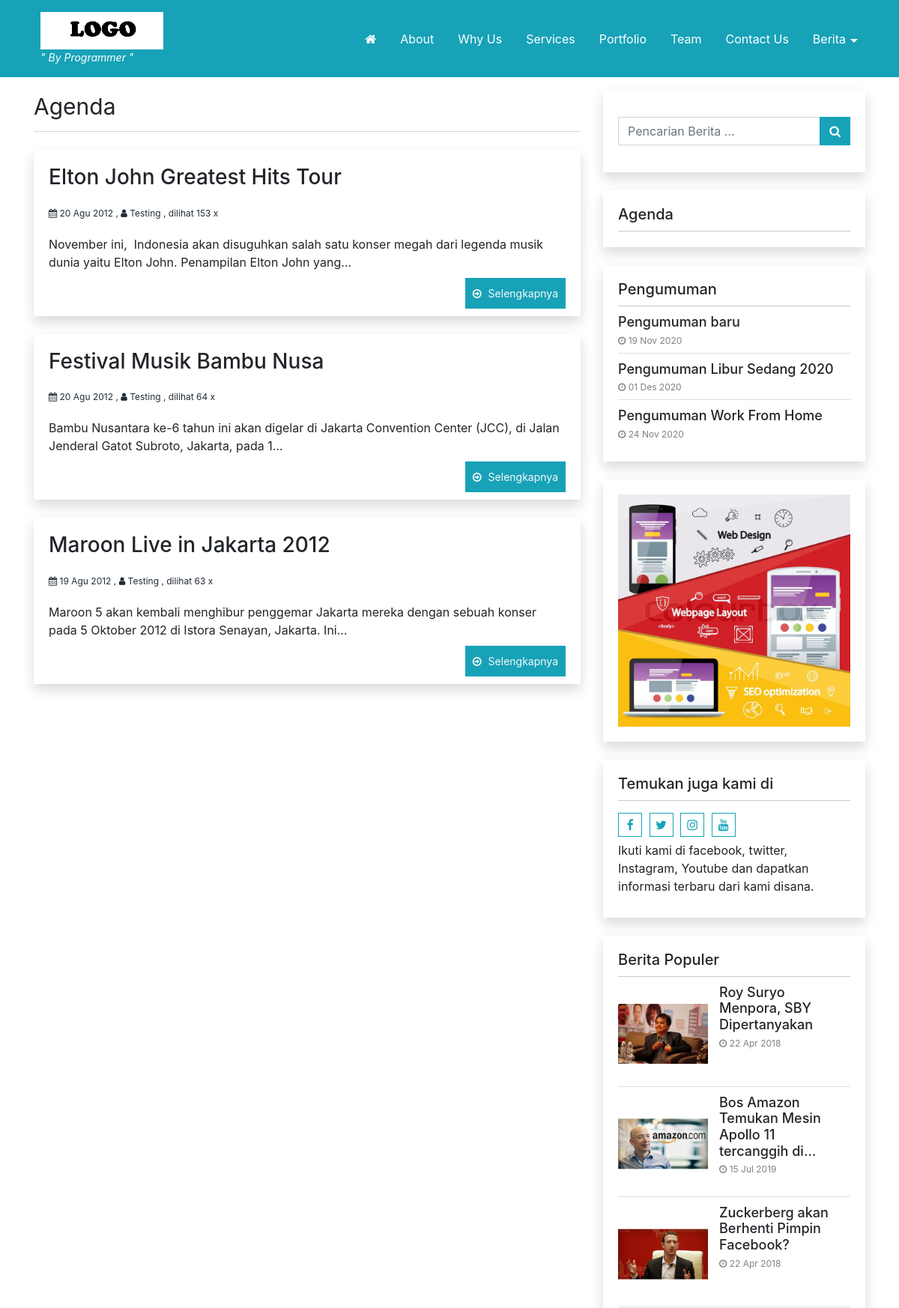
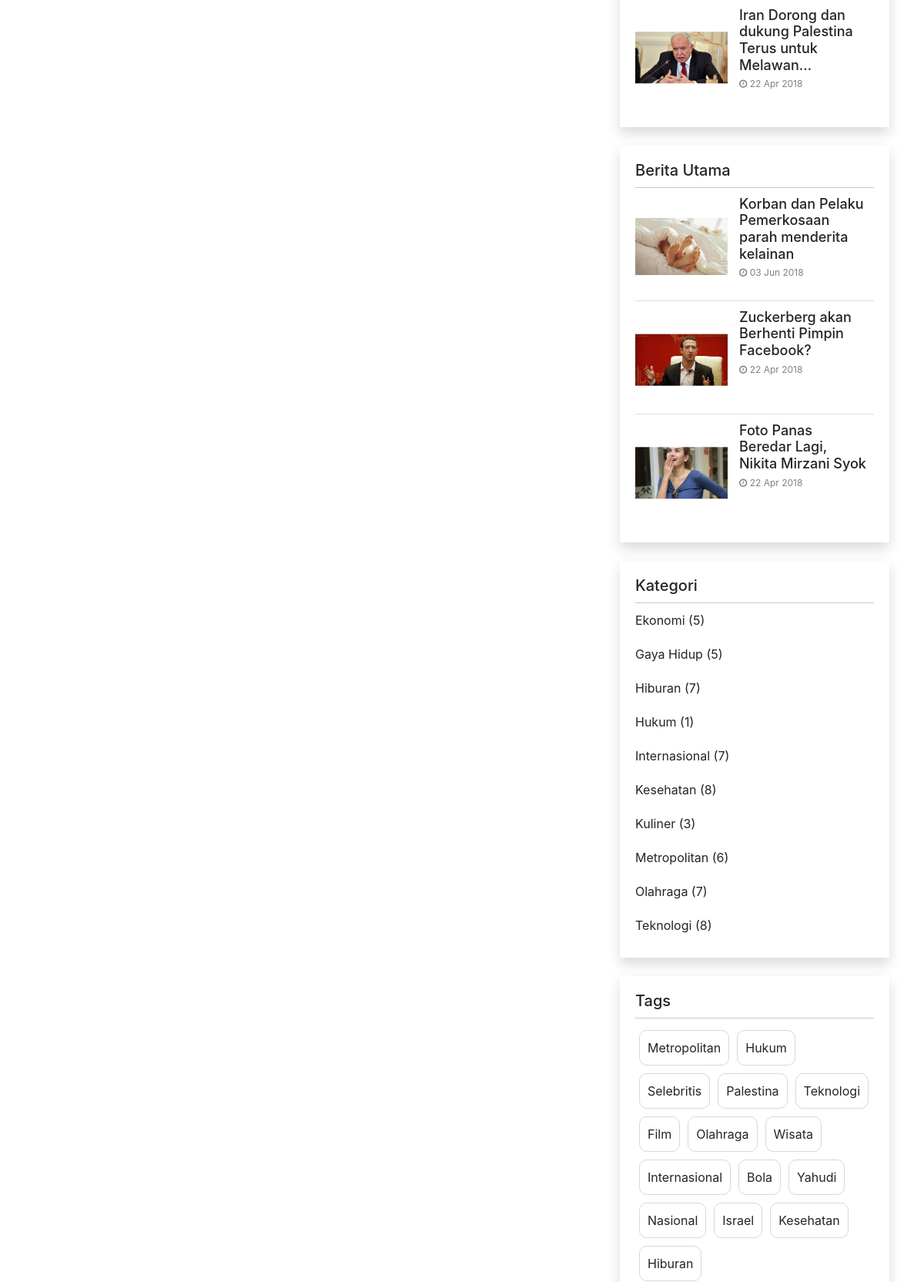
The page /index.php/agenda (upper part) on the database its author committed (2 pictures, top to bottom).
### tables this page shows
CREATE TABLE `logo` (
  `id_logo` int(5) NOT NULL,
  `gambar` varchar(100) NOT NULL
);

CREATE TABLE `tbl_nicepage` (
  `id` int(5) NOT NULL,
  `key` varchar(255) DEFAULT NULL,
  `value` text
);

CREATE TABLE `agenda` (
  `id_agenda` int(5) NOT NULL,
  `tema` varchar(100) NOT NULL,
  `tema_seo` varchar(100) NOT NULL,
  `isi_agenda` text NOT NULL,
  `tempat` varchar(100) NOT NULL,
  `pengirim` varchar(100) NOT NULL,
  `gambar` varchar(100) NOT NULL,
  `tgl_mulai` date NOT NULL,
  `tgl_selesai` date NOT NULL,
  `tgl_posting` date NOT NULL,
  `jam` varchar(50) NOT NULL,
  `dibaca` int(5) NOT NULL DEFAULT '1',
  `username` varchar(50) NOT NULL
);

CREATE TABLE `users` (
  `username` varchar(50) NOT NULL,
  `password` varchar(255) NOT NULL,
  `nama_lengkap` varchar(100) NOT NULL,
  `email` varchar(100) NOT NULL,
  `no_telp` varchar(20) NOT NULL,
  `foto` varchar(100) NOT NULL,
  `level` varchar(20) NOT NULL DEFAULT 'user',
  `blokir` enum('Y','N') NOT NULL DEFAULT 'N',
  `id_session` varchar(255) NOT NULL
);

CREATE TABLE `tbl_nicepage_pengumuman` (
  `username` varchar(50) DEFAULT NULL,
  `id_pengumuman` int(5) NOT NULL,
  `judul_seo` varchar(255) DEFAULT NULL,
  `judul` varchar(255) DEFAULT NULL,
  `gambar` varchar(255) DEFAULT NULL,
  `deskripsi` text,
  `dibaca` int(10) DEFAULT NULL,
  `tanggal` date DEFAULT NULL
);

CREATE TABLE `pasangiklan` (
  `id_pasangiklan` int(5) NOT NULL,
  `judul` varchar(100) NOT NULL,
  `username` varchar(50) NOT NULL,
  `url` varchar(100) NOT NULL,
  `source` text NOT NULL,
  `gambar` varchar(100) NOT NULL,
  `tgl_posting` date NOT NULL
);

CREATE TABLE `identitas` (
  `id_identitas` int(5) NOT NULL,
  `nama_website` varchar(100) NOT NULL,
  `email` varchar(100) NOT NULL,
  `url` varchar(100) NOT NULL,
  `facebook` text NOT NULL,
  `rekening` varchar(100) NOT NULL,
  `no_telp` varchar(20) NOT NULL,
  `meta_deskripsi` varchar(250) NOT NULL,
  `meta_keyword` varchar(250) NOT NULL,
  `favicon` varchar(50) NOT NULL,
  `maps` text NOT NULL
);

CREATE TABLE `berita` (
  `id_berita` int(5) NOT NULL,
  `id_kategori` int(5) NOT NULL,
  `username` varchar(30) NOT NULL,
  `judul` varchar(100) NOT NULL,
  `sub_judul` varchar(255) NOT NULL,
  `youtube` varchar(100) NOT NULL,
  `judul_seo` text NOT NULL,
  `headline` enum('Y','N') NOT NULL DEFAULT 'Y',
  `aktif` enum('Y','N') NOT NULL DEFAULT 'N',
  `utama` enum('Y','N') NOT NULL DEFAULT 'Y',
  `isi_berita` longtext NOT NULL,
  `keterangan_gambar` text NOT NULL,
  `hari` varchar(20) NOT NULL,
  `tanggal` date NOT NULL,
  `jam` time NOT NULL,
  `gambar` varchar(100) NOT NULL,
  `dibaca` int(5) NOT NULL DEFAULT '1',
  `tag` varchar(100) NOT NULL,
  `status` enum('Y','N') NOT NULL DEFAULT 'Y'
);

CREATE TABLE `tag` (
  `id_tag` int(5) NOT NULL,
  `nama_tag` varchar(100) NOT NULL,
  `username` varchar(50) NOT NULL,
  `tag_seo` varchar(100) NOT NULL,
  `count` int(5) NOT NULL
);

### application/views/nicepage/widgets/widget_berita_tag.php (the view)
<div class="widget widget-tagcloud card mb-4">
		<?php
			if( isset($widget_setting['judul']) ) {
				if( !empty(trim($widget_setting['judul']))) {
					?>
					<h5 class="card-header">
						<?php echo $widget_setting['judul'];?>
					</h5>
					<?php
				}
			}
		?>
  <div class="tagcloud">
  	<?php
		$tag = $this->model_utama->view_ordering_limit('tag','id_tag','RANDOM',0,50);
  		foreach ($tag->result_array() as $row) {
			?>
			<a href="<?php echo base_url()."tag/detail/".$row['tag_seo'];?>">
				<?php echo $row['nama_tag'];?>
			</a>
			<?php
		}
	?></div>
</div>

### application/views/nicepage/agenda.php (shortened to what the rows shown need)
<?php
$get_section_agenda    = $this->model_utama->view_where('tbl_nicepage',array('key' => 'section_agenda'))->row_array();
if(isset($get_section_agenda['value'])){
	if(!empty($get_section_agenda['value'])){
		$section_agenda = json_decode($get_section_agenda['value'],true);
	}
}
?>
<div class="row">
	<?php
	  foreach ($agenda->result_array() as $r) {
		  $tgl_posting = tgl_indo($r['tgl_posting']);
		  $baca = $r['dibaca']+1;
		  $judul = $r['tema'];
		  $isi = word_limiter(strip_tags($r['isi_agenda']),20);
		  $user =  $this->model_utama->view_where('users',array('username' => $r['username'] ))->row_array();
		  ?>
			<div class="col-md-12 mb-4">
			  <div class="agenda card shadow h-100">
		  			<div class="row">
						<div class="col-md-<?php echo ($section_agenda['gambar_halaman'] == '1') ? '8' : '12';?>">
							<div class="card card-content">
								<div class="card-body">
									<a href="<?php echo base_url()."agenda/detail/".$r['tema_seo'];?>">
										<h3 class="card-title"><?php echo $judul;?></h3>
									</a>
									<div class="post-meta">
										<i class="fa fa-calendar"></i> <?php echo  $tgl_posting; ?> ,
										<?php if(!empty( $user['nama_lengkap'])) {?>
											<i class="fa fa-user"></i> <?php echo $user['nama_lengkap']; ?> ,
										<?php } ?>
										dilihat <?php echo $baca;?> x
									</div>
									<div class="card-text">
										<?php echo $isi;  ?>
									</div>
									<a href="<?php echo base_url()."agenda/detail/".$r['tema_seo'];?>" class="read-more">
										Selengkapnya
									</a>
								</div>
							</div>
						</div>
					</div>
				</div>
			</div>
		  <?php
	  }
?>
</div>

### application/views/nicepage/partials/header.php (shortened to what the rows shown need)
<nav class="main-menu-container navbar navbar-dark fixed-top  py-2 py-lg-3">
	<div class="container ml-5 pl-4 ml-lg-auto pl-lg-auto">
		<?php
			$base_path = FCPATH;
			$id_website = $this->model_utama->view('identitas')->row_array();
			$logo_website = $this->model_utama->view('logo')->row_array();
		?>
		<a class="navbar-brand float-left" href="<?php echo base_url();?>">
			<?php
				if ( $logo_website['gambar'] !== '' &&  file_exists( $base_path ."asset/logo/".$logo_website['gambar'] ) ){
					$img_src = base_url() ."asset/logo/".$logo_website['gambar'] ;
					?>
						<div class="logo-header">
							<img  src="<?php echo $img_src ;?>" alt="<?php echo $id_website['nama_website']; ?>">
						</div>
					<?php
				} else {
					?>
					<?php echo $id_website['nama_website']; ?>
					<?php
				}
			?>
			<?php
			if( isset($tagline['header']) && isset($tagline['text'])) {
				if(!empty($tagline['text'] && $tagline['header'] ==  '1') ){
					?>
					<div class="tagline-header d-lg-block d-none">" <?php echo $tagline['text'];?> "</div>
					<?php
				}
			}?>
		</a>
	</div>
</nav>

### application/views/nicepage/partials/sidebar.php
<div class="sidebar">
<?php
$get_setting_sidebar    = $this->model_utama->view_where('tbl_nicepage',array('key' => 'setting_sidebar'))->row_array();
$sidebar = array();
if(isset($get_setting_sidebar['value'])) {
	if(!empty($get_setting_sidebar['value'])){
		$setting_sidebar = json_decode($get_setting_sidebar['value'],true);
		if(!empty($setting_sidebar)) {
			$number = 0;
			foreach($setting_sidebar as $i => $widget_id){
				$id = key($widget_id);
				$sidebar[$number]['widget_id'] = $id;
				$sidebar[$number]['widget_setting'] = $widget_id[$id];
				$number++;
			}
		}
	}
}
foreach($sidebar as $i => $item) {
	$file_sidebar = VIEWPATH . template().'/widgets/' . $item['widget_id'] . '.php';
	if( file_exists($file_sidebar)) {
		$widget_setting = $item['widget_setting'];
		include $file_sidebar;
	}
}
?>
</div>

### application/views/nicepage/widgets/widget_pengumuman.php (shortened to what the rows shown need)
<div class="widget card mb-4 widget-pengumuman ">
		<?php
			$jumlah_pengumuman = 0;
			if( isset($widget_setting['judul']) ) {
				if( !empty(trim($widget_setting['judul']))) {
					?>
					<h5 class="card-header">
						<?php echo $widget_setting['judul'];?>
					</h5>
					<?php
				}
			}
			if( isset($widget_setting['jumlah']) ) {
				$jumlah_pengumuman = (int) $widget_setting['jumlah'];
			}
			$tampilkan_gambar =  1;
			if( isset($widget_setting['tampilkan_gambar']) ) {
				$tampilkan_gambar = (int) $widget_setting['tampilkan_gambar'];
			}
		?>
	<div class="card-body">
		<ul>
			<?php
				$pengumuman = $this->db->query("
					SELECT
						*
					FROM
						tbl_nicepage_pengumuman
					ORDER BY
						id_pengumuman DESC
					LIMIT 0,".$jumlah_pengumuman
				)->result_array();
				foreach ($pengumuman as $item) {
					?>
					<li class="list-post">
						<div class="post-content"
							<?php if($tampilkan_gambar == 0) { ?>
								style="min-height: auto;padding: 0;"
							<?php } ?>
							>
							<a href="<?php echo base_url('pengumuman/detail/'.$item['judul_seo']);?>" >
								<h5 class="post-header">
									<?php echo $item['judul'];?>
								</h5>
							</a>
								<div class="post-meta">
									<i class="fa fa-clock-o"></i> <?php echo tgl_indo($item['tanggal']);?>
								</div>
						</div>
					</li>
					<?php
				}
			?>
		</ul>
    </div>
</div>

### application/views/nicepage/widgets/widget_iklan_sidebar.php (shortened to what the rows shown need)
<div class="widget card mb-4 widget-iklan-sidebar">
			<?php
	$iklan_sidebar = 0;
	if( isset($widget_setting['iklan_sidebar']) ) {
		$iklan_sidebar = (int) $widget_setting['iklan_sidebar'];
	}
?>
<?php
  	$pasang_iklan_sidebar = $this->db->query("SELECT * FROM pasangiklan WHERE id_pasangiklan ='". $iklan_sidebar."'");
	foreach ($pasang_iklan_sidebar->result_array() as $iklan){
		if ($iklan['gambar'] != ''){
			?>
			<a href="<?php echo $iklan['url'];?>"
				target='_blank'>
				<img style='width:100%'
					src="<?php echo base_url()."asset/foto_pasangiklan/".$iklan['gambar'];?>"
					alt="<?php echo $iklan['judul'];?>" />
			</a>
			<?php
		}
	 }
?>
</div>

### application/views/nicepage/widgets/widget_social.php
<div class="widget card mb-4 widget-social">
	<?php
		if( isset($widget_setting['judul']) ) {
			if( !empty(trim($widget_setting['judul']))) {
				?>
				<h5 class="card-header">
					<?php echo $widget_setting['judul'];?>
				</h5>
				<?php
			}
		}
	?>
	<div class="social-bar">
		<?php
			$sosmed = $this->model_utama->view('identitas')->row_array();
			$pecahd = explode(",", $sosmed['facebook']);
		?>
		<a target="_BLANK" href="<?php echo $pecahd[0]; ?>" class="social-icon"><i class="fa fa-facebook" aria-hidden="true"></i></a>
		<a target="_BLANK" href="<?php echo $pecahd[1]; ?>" class="social-icon"><i class="fa fa-twitter" aria-hidden="true"></i></a>
		<a target="_BLANK" href="<?php echo $pecahd[2]; ?>" class="social-icon"><i class="fa fa-instagram" aria-hidden="true"></i></a>
		<a target="_BLANK" href="<?php echo $pecahd[3]; ?>" class="social-icon"><i class="fa fa-youtube" aria-hidden="true"></i></a>
		<?php
			if( isset($widget_setting['teks']) ) {
				if( !empty(trim($widget_setting['teks']))) {
					?>
					<div class="social-text"><?php echo $widget_setting['teks'];?></div>
					<?php
				}
			}
		?>
	</div>
</div>

### application/views/nicepage/widgets/widget_berita_populer.php (shortened to what the rows shown need)
<div class="widget card mb-4 posts-widget">
	<?php
		$jumlah_berita = 0;
		if( isset($widget_setting['judul']) ) {
			if( !empty(trim($widget_setting['judul']))) {
				?>
				<h5 class="card-header">
					<?php echo $widget_setting['judul'];?>
				</h5>
				<?php
			}
		}
		if( isset($widget_setting['jumlah']) ) {
			$jumlah_berita = (int) $widget_setting['jumlah'];
		}
	?>
	<div class="card-body">
		<ul>
			<?php
				$populer = $this->model_utama->view_join_two(
					'berita',
					'users',
					'kategori',
					'username',
					'id_kategori',
					array('berita.status' => 'Y'),
					'dibaca','DESC',0, $jumlah_berita
				);
				foreach ($populer->result_array() as $berita) {
				$img_src= base_url().'asset/foto_berita/small_no-image.jpg';
				if ($berita['gambar'] !==''){
					$img_src =base_url().'asset/foto_berita/'.$berita['gambar'];
				}
				$img_size = getimagesize($img_src);
				$class_image= ($img_size[0] > $img_size[1]) ? 'landscape':'portrait';
				?>
					<li class="list-post">
						<a href="<?php echo base_url().$berita['judul_seo'];?>">
							<div class="post-img-container">
								<div class="thumbnail">
									<div class="center">
										<img class="<?php echo $class_image;?>" src="<?php echo $img_src;?>" title="image" />
									</div>
								</div>
							</div>
						</a>
						<div class="post-content">
							<a href="<?php echo base_url().$berita['judul_seo'];?>" >
								<h5 class="post-header">
									<?php echo word_limiter( strip_tags($berita['judul']),8);?>
								</h5>
							</a>
							<div class="post-meta">
								<i class="fa fa-clock-o"></i> <?php echo tgl_indo($berita['tanggal']);?>
							</div>
						</div>
					</li>
					<?php
				}
			?>
		</ul>
	</div>
</div>

### application/views/nicepage/widgets/widget_berita_pilihan.php (shortened to what the rows shown need)
<div class="widget card mb-4 posts-widget">
		<?php
			$jumlah_berita = 0;
			if( isset($widget_setting['judul']) ) {
				if( !empty(trim($widget_setting['judul']))) {
					?>
					<h5 class="card-header">
						<?php echo $widget_setting['judul'];?>
					</h5>
					<?php
				}
			}
			$filter_berita = array();
			if( isset($widget_setting['group']) ) {
				$group_berita =  $widget_setting['group'];
				if(!empty(trim($group_berita))) {
					switch ($group_berita) {
						case 'utama':
							$filter_berita = array('berita.utama' => 'Y');
							break;
					}
				}
			}
			if( isset($widget_setting['jumlah']) ) {
				$jumlah_berita = (int) $widget_setting['jumlah'];
			}
		?>
	<div class="card-body">
		<ul>
				<?php
					$filter_berita = array_merge($filter_berita,array(
						'berita.status' => 'Y'
					));
					$berita_pilihan = $this->model_utama->view_join_two(
							'berita',
							'users',
							'kategori',
							'username',
							'id_kategori',
							$filter_berita,
							'tanggal','DESC',0,$jumlah_berita);
					foreach ($berita_pilihan->result_array() as $i => $berita) {
					$img_src= base_url().'asset/foto_berita/small_no-image.jpg';
					if ($berita['gambar'] !==''){
						$img_src =base_url().'asset/foto_berita/'.$berita['gambar'];
					}
					$img_size = getimagesize($img_src);
					$class_image= ($img_size[0] > $img_size[1]) ? 'landscape':'portrait';
					?>
					<li class="list-post">
							<a href="<?php echo base_url().$berita['judul_seo'];?>">
								<div class="post-img-container">
									<div class="thumbnail">
										<div class="center">
											<img class="<?php echo $class_image;?>" src="<?php echo $img_src;?>" title="image" />
										</div>
									</div>
								</div>
							</a>
							<div class="post-content">
								<a href="<?php echo base_url().$berita['judul_seo'];?>" >
									<h5 class="post-header">
										<?php echo word_limiter( strip_tags($berita['judul']),8);?>
									</h5>
								</a>
								<div class="post-meta">
									<i class="fa fa-clock-o"></i> <?php echo tgl_indo($berita['tanggal']);?>
								</div>
							</div>
					</li>
					<?php
					}
				?>
		</ul>
	</div>
</div>

### rows shown on the page
logo: gambar (picture)
tbl_nicepage: value "By Programmer"
agenda: tema "Elton John Greatest Hits Tour", tgl_posting "20 Agu 2012", users.nama_lengkap "Testing", dibaca "153", isi_agenda "November ini, Indonesia akan disuguhkan salah satu konser megah dari legenda musik dunia yaitu Elton John. Penampilan Elton John yang…"
agenda: tema "Festival Musik Bambu Nusa", tgl_posting "20 Agu 2012", users.nama_lengkap "Testing", dibaca "64", isi_agenda "Bambu Nusantara ke-6 tahun ini akan digelar di Jakarta Convention Center (JCC), di Jalan Jenderal Gatot Subroto, Jakarta, pada 1…"
agenda: tema "Maroon Live in Jakarta 2012", tgl_posting "19 Agu 2012", users.nama_lengkap "Testing", dibaca "63", isi_agenda "Maroon 5 akan kembali menghibur penggemar Jakarta mereka dengan sebuah konser pada 5 Oktober 2012 di Istora Senayan, Jakarta. Ini…"
tbl_nicepage_pengumuman: judul "Pengumuman baru", tanggal "19 Nov 2020"
tbl_nicepage_pengumuman: judul "Pengumuman Libur Sedang 2020", tanggal "01 Des 2020"
tbl_nicepage_pengumuman: judul "Pengumuman Work From Home", tanggal "24 Nov 2020"
pasangiklan: gambar (picture)
identitas: judul "Temukan juga kami di", teks "Ikuti kami di facebook, twitter, Instagram, Youtube dan dapatkan informasi terbaru dari kami disana."
berita: gambar (picture), judul "Roy Suryo Menpora, SBY Dipertanyakan", tanggal "22 Apr 2018"
berita: gambar (picture), judul "Bos Amazon Temukan Mesin Apollo 11 tercanggih di…", tanggal "15 Jul 2019"
berita: gambar (picture), judul "Zuckerberg akan Berhenti Pimpin Facebook?", tanggal "22 Apr 2018"
berita: gambar (picture), judul "Iran Dorong dan dukung Palestina Terus untuk Melawan…", tanggal "22 Apr 2018"
berita: gambar (picture), judul "Korban dan Pelaku Pemerkosaan parah menderita kelainan", tanggal "03 Jun 2018"
berita: gambar (picture), judul "Foto Panas Beredar Lagi, Nikita Mirzani Syok", tanggal "22 Apr 2018"
tag: nama_tag "Metropolitan"
tag: nama_tag "Hukum"
tag: nama_tag "Selebritis"
tag: nama_tag "Palestina"
tag: nama_tag "Teknologi"
tag: nama_tag "Film"
tag: nama_tag "Olahraga"
tag: nama_tag "Wisata"
tag: nama_tag "Internasional"
tag: nama_tag "Bola"
tag: nama_tag "Yahudi"
tag: nama_tag "Nasional"
tag: nama_tag "Israel"
tag: nama_tag "Kesehatan"
tag: nama_tag "Hiburan"

### other values the page prints
$widget_setting['judul'] "Agenda"
$widget_setting['judul'] "Pengumuman"
$widget_setting['judul'] "Berita Populer"
$widget_setting['judul'] "Berita Utama"
$widget_setting['judul'] "Kategori"
$item_kategori['nama_kategori'] "Ekonomi"
$item_kategori['jml_berita'] "5"
$item_kategori['nama_kategori'] "Gaya Hidup"
$item_kategori['nama_kategori'] "Hiburan"
$item_kategori['jml_berita'] "7"
$item_kategori['nama_kategori'] "Hukum"
$item_kategori['jml_berita'] "1"
$item_kategori['nama_kategori'] "Internasional"
$item_kategori['nama_kategori'] "Kesehatan"
$item_kategori['jml_berita'] "8"
